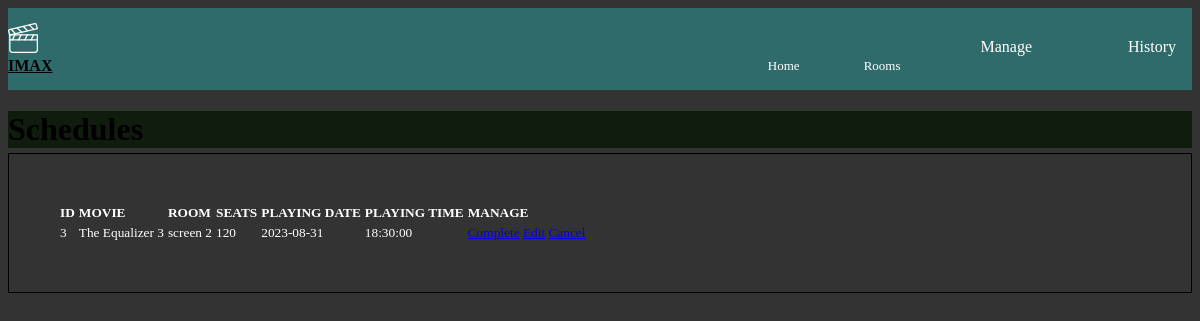
Before: /schedules.php with the older database file.
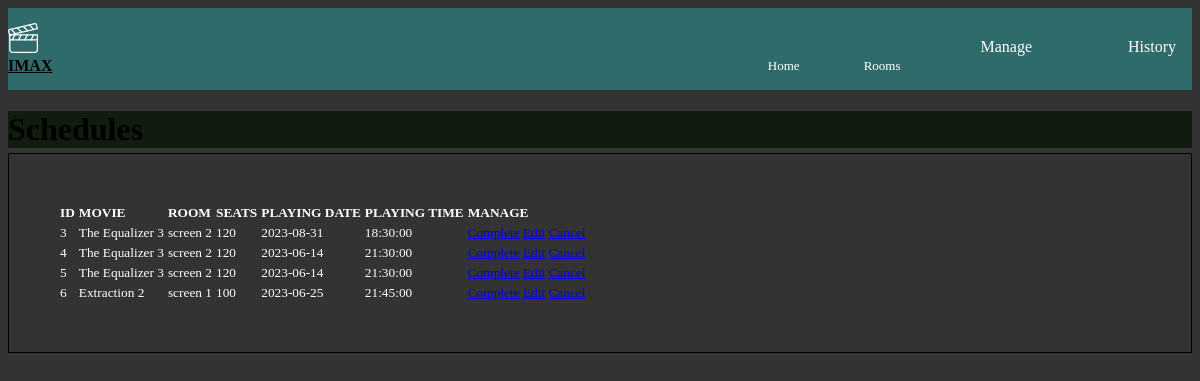
After: the same page with the newer database file.
### tables this page shows
CREATE TABLE `schedule` (
  `schedule_id` int(11) NOT NULL,
  `movie_id` int(11) NOT NULL,
  `room_id` int(11) NOT NULL,
  `startDate` date NOT NULL,
  `startHours` time NOT NULL
);

CREATE TABLE `movies` (
  `movie_id` int(11) NOT NULL,
  `movieName` varchar(128) NOT NULL,
  `movieImage` longblob NOT NULL,
  `movieDescription` mediumtext NOT NULL,
  `trailers` varchar(100) NOT NULL,
  `genre` varchar(50) NOT NULL
);

CREATE TABLE `rooms` (
  `room_id` int(11) NOT NULL,
  `roomName` varchar(128) NOT NULL,
  `seat_column` int(11) NOT NULL,
  `seat_row` int(11) NOT NULL,
  `roomDescription` mediumtext NOT NULL,
  `room_image` longblob NOT NULL
);

### schedules.php (the view, shortened to what this page needs)
<!DOCTYPE html>
<html lang="en">
<head>
    <link rel="stylesheet" href="admin/assets/admin.css">
    <?php
    require "schheader.php"
    ?>
</head>
<body style="background-color:#333333;">
    <div class="jumbotron" style="background-color: #101c0d; margin-bottom: -45px;">
        <h1 class="title">Schedules</h1>
    </div>
    <div class="container-xl">
        <table class="table" >
            <tr>
                <td ><strong>ID</strong></td>
                <td><strong>MOVIE</strong></td>
                <td><strong>ROOM</strong></td>
                <td><strong>SEATS</strong></td>
                <td><strong>PLAYING DATE</strong></td>
                <td><strong>PLAYING TIME</strong></td>
                <td><strong>MANAGE</strong></td>
            </tr>
            <?php
            include "db.php";
            $query = "SELECT movies.movieName, rooms.roomName, rooms.seat_column, rooms.seat_row, schedule.startDate, schedule.startHours, schedule.schedule_id
          FROM movies
          INNER JOIN schedule ON schedule.movie_id = movies.movie_id
          INNER JOIN rooms ON schedule.room_id = rooms.room_id";
            $result = $conn->query($query);
            if ($result->num_rows > 0) {
                foreach ($result as $row) {
            ?>
                    <tr>
                        <td><?php echo $row['schedule_id']; ?></td>
                        <td><?php echo $row['movieName']; ?></td>
                        <td><?php echo $row['roomName']; ?></td>
                        <td><?php echo $row['seat_column'] * $row['seat_row']; ?></td>
                        <td><?php echo $row['startDate']; ?></td>
                        <td><?php echo $row['startHours']; ?></td>
                        <td>
                            <a href="updates/manageschedule.php?completeSchedule=<?php echo $row['schedule_id']; ?>&date=<?php echo $row['startDate']; ?>&time=<?php echo $row['startHours']; ?>&room=<?php echo $row['roomName']; ?>" class="btn btn-info btn-sm">Complete</a>
                            <a href="admin/addschedule.php?editSchedule=<?php echo $row['schedule_id']; ?>&date=<?php echo $row['startDate']; ?>&time=<?php echo $row['startHours']; ?>&room=<?php echo $row['roomName']; ?>" class="btn btn-info btn-sm">Edit</a>
                            <a href="updates/manageschedule.php?cancelSchedule=<?php echo $row['schedule_id']; ?>&date=<?php echo $row['startDate']; ?>&time=<?php echo $row['startHours']; ?>&room=<?php echo $row['roomName']; ?>" class="btn btn-danger btn-sm">Cancel</a>
                        </td>
                    </tr>
            <?php
                }
            }
            ?>
        </table>
    </div>
</body>
</html>

### schheader.php (shortened to what this page needs)
<div class="nav-bar">
	<a href="index.php" class="logo">
		<img src="assets/images/logo.svg" alt="logo" class="logo__image">
		<span class="navbar-brand" href="index.php"><strong>IMAX</strong></span>
	</a>
	<nav>
		<ul>
			<li><a href="admin/adminprofile.php">Home</a></li>
			<li><a href="../room.php">Rooms</a></li>
			<li>
				<div class="dropdown">
					<button class="dropbtn">Manage
					</button>
				</div>
			</li>
			<li>
				<div class="dropdown">
					<button class="dropbtn">History
					</button>
				</div>
			</li>
		</ul>
	</nav>
</div>

### admin/assets/admin.css (style rules this page uses)
.dropdown { float: left; overflow: hidden; }
.dropdown .dropbtn { font-size: 16px; border: none; outline: none; color: white; padding: 14px 16px; background-color: inherit; font-family: inherit; margin: 0; }
.nav-bar { height: 12%; display: flex; width: 100%; align-items: center; box-sizing: content-box; background-color: #306b6b; margin-left: 0; }
.logo { width: 50px; cursor: pointer; color: black; }
nav { text-align: right; flex: 1; }
nav ul li { list-style: none; display: inline-block; margin-left: 60px; }
nav ul li a { text-decoration: none; color: #fff; font-size: 13px; }

### schedules.php (style rules this page uses)
.table { color: white; display: grid; column-gap:1rem ; border-color: #ff6600; padding:3rem; border: 1px solid black; border-left: 1px solid black; margin-bottom: 150px; margin-top:50px; margin-right:50px solid black; font-size: smaller; }
td { margin-left:50px solid blue; justify-content: space-between; }

Changed rows visible on the page:
added schedule: schedule_id "4", movie.movieName "The Equalizer 3", room.roomName "screen 2", $row['seat_column']*$row['seat_row'] "120", startDate "2023-06-14", startHours "21:30:00"
added schedule: schedule_id "5", movie.movieName "The Equalizer 3", room.roomName "screen 2", $row['seat_column']*$row['seat_row'] "120", startDate "2023-06-14", startHours "21:30:00"
added schedule: schedule_id "6", movie.movieName "Extraction 2", room.roomName "screen 1", $row['seat_column']*$row['seat_row'] "100", startDate "2023-06-25", startHours "21:45:00"
